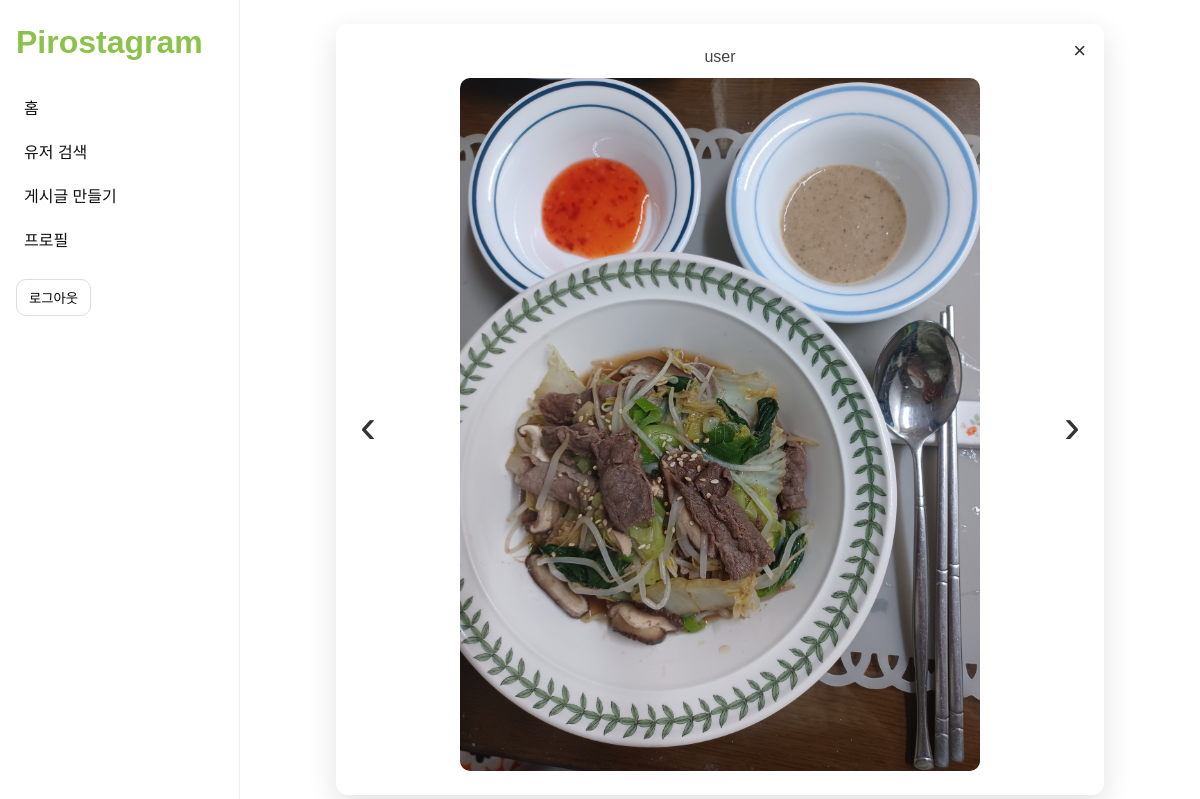
Screenshot of /stories/8/?i=0 with the database file from the repository.
### posts/models.py (models this page shows, shortened)
class Story(models.Model):
    user = models.ForeignKey(settings.AUTH_USER_MODEL, on_delete=models.CASCADE, related_name="stories")
    created_at = models.DateTimeField(auto_now_add=True)
    class Meta:
        ordering = ["-created_at"]

class StoryItem(models.Model):
    story = models.ForeignKey("Story", on_delete=models.CASCADE, related_name="items")
    image = models.ImageField(upload_to="stories/%Y/%m/%d/")
    order = models.PositiveIntegerField(default=0)
    created_at = models.DateTimeField(auto_now_add=True)
    class Meta:
        ordering = ["order", "id"]

### posts/views.py (the view)
# urls.py: path("stories/<int:story_id>/", views.story_view, name="story_view"),
def story_view(request, story_id):
    story = get_object_or_404(Story.objects.select_related("user"), id=story_id)
    items = list(StoryItem.objects.filter(story=story).order_by("order", "id"))
    if not items:
        return redirect("posts:feed")
    try:
        i = int(request.GET.get("i", 0))
    except ValueError:
        i = 0
    if i < 0:
        i = 0
    if i >= len(items):
        i = len(items) - 1
    item = items[i]
    story_ids = list(Story.objects.order_by("id").values_list("id", flat=True))
    cur_idx = story_ids.index(story.id)
    prev_story_id = story_ids[cur_idx - 1] if cur_idx > 0 else None
    next_story_id = story_ids[cur_idx + 1] if cur_idx < len(story_ids) - 1 else None
    if i > 0:
        prev_url = f"/stories/{story.id}/?i={i-1}"
    else:
        if prev_story_id:
            prev_count = StoryItem.objects.filter(story_id=prev_story_id).count()
            prev_last = prev_count - 1 if prev_count > 0 else 0
            prev_url = f"/stories/{prev_story_id}/?i={prev_last}"
        else:
            prev_url = None
    if i < len(items) - 1:
        next_url = f"/stories/{story.id}/?i={i+1}"
    else:
        if next_story_id:
            next_url = f"/stories/{next_story_id}/?i=0"
        else:
            next_url = None
    return render(request, "posts/story_view.html", {
        "story": story,
        "item": item,
        "prev_url": prev_url,
        "next_url": next_url,
    })

### templates/posts/story_view.html
{% extends "base.html" %}
{% block content %}
<div style="display:flex; justify-content:center; align-items:center; min-height:70vh;">
  <div style="position:relative; width:720px; max-width:90vw; background:white; border-radius:12px; padding:24px; box-shadow:0 10px 30px rgba(0,0,0,0.12); text-align:center;">
    <a href="{% url 'posts:feed' %}"
       style="position:absolute; right:18px; top:14px; font-size:22px; text-decoration:none; color:#333;">
      ×
    </a>
    <div style="margin-bottom:12px; color:#444;">
      {{ story.user.username }}
    </div>
    <div style="position:relative; display:flex; justify-content:center; align-items:center;">
      {% if prev_url %}
        <a href="{{ prev_url }}"
           style="position:absolute; left:-10px; top:50%; transform:translateY(-50%);
                  font-size:48px; text-decoration:none; color:#333; padding:6px 10px;">‹</a>
      {% else %}
        <a href="{% url 'posts:feed' %}"
           style="position:absolute; left:-10px; top:50%; transform:translateY(-50%);
                  font-size:48px; text-decoration:none; color:#333; padding:6px 10px;">‹</a>
      {% endif %}
      <img src="{{ item.image.url }}" alt="story"
           style="max-width:520px; width:70vw; height:auto; border-radius:10px;">
      {% if next_url %}
        <a href="{{ next_url }}"
           style="position:absolute; right:-10px; top:50%; transform:translateY(-50%);
                  font-size:48px; text-decoration:none; color:#333; padding:6px 10px;">›</a>
      {% else %}
        <a href="{% url 'posts:feed' %}"
           style="position:absolute; right:-10px; top:50%; transform:translateY(-50%);
                  font-size:48px; text-decoration:none; color:#333; padding:6px 10px;">›</a>
      {% endif %}
    </div>
  </div>
</div>
{% endblock %}

### templates/base.html (style rules this page uses)
body { margin:0; font-family: Arial, sans-serif; }

### rows the page displays
Story: user.username "user"
StoryItem: image (picture)
